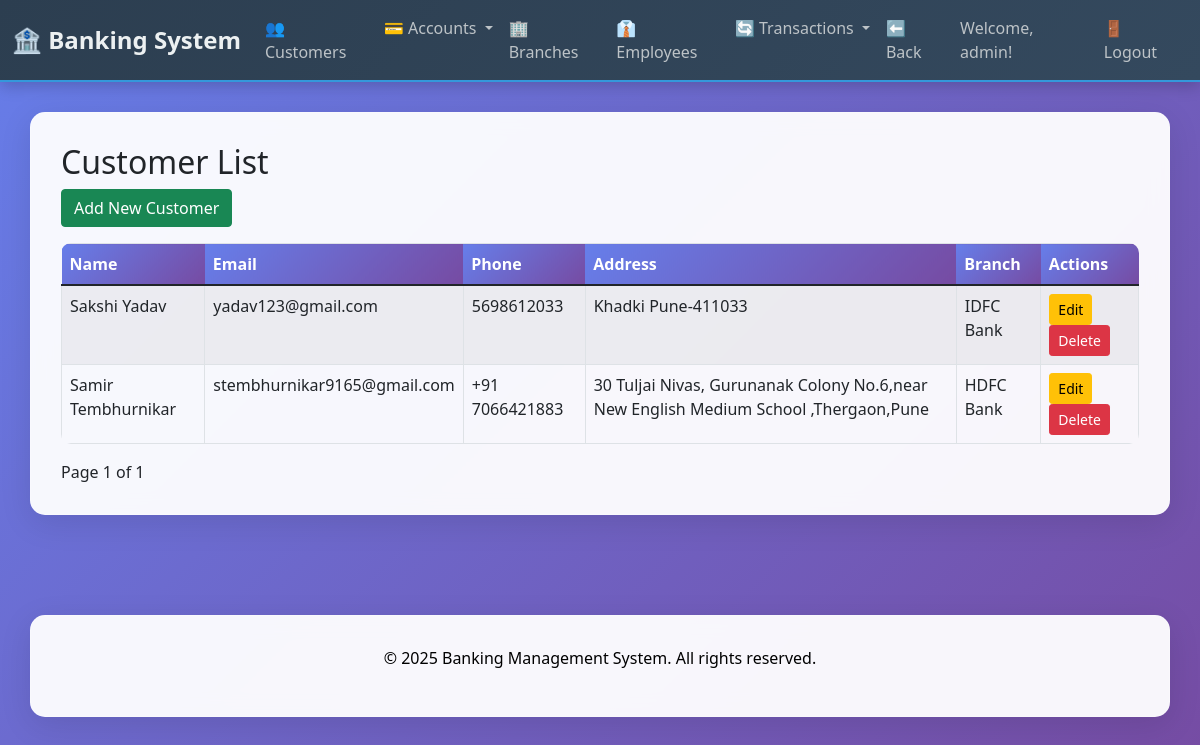
The page /customers/ (signed in) on the database its author committed.
### customers/models.py (models this page shows, shortened)
class Customer(models.Model):
    first_name = models.CharField(max_length=50)
    last_name = models.CharField(max_length=50)
    email = models.EmailField(unique=True)
    phone = models.CharField(max_length=15)
    address = models.TextField()
    created_at = models.DateTimeField(auto_now_add=True)
    branch = models.ForeignKey(Branch, on_delete=models.SET_NULL, null=True, blank=True, related_name='customers')

### branches/models.py (models this page shows)
class Branch(models.Model):
    name = models.CharField(max_length=100)
    address = models.TextField()
    city = models.CharField(max_length=50)
    contact_number = models.CharField(max_length=15)
    def __str__(self):
        return self.name

### customers/views.py (the view)
# urls.py: path('', views.customer_list, name='customer_list'),
@login_required
def customer_list(request):
    customers = Customer.objects.all().order_by('-created_at')
    paginator = Paginator(customers, 10)  # Show 10 per page
    page = request.GET.get('page')
    customers_page = paginator.get_page(page)
    return render(request, 'customers/customer_list.html', {'customers': customers_page})

### templates/customers/customer_list.html (shortened to what this page needs)
{% extends 'customers/base.html' %}
{% block content %}
<h2>Customer List</h2>
<a href="{% url 'customer_create' %}" class="btn btn-success mb-3">Add New Customer</a>
<table class="table table-bordered table-striped">
    <thead>
        <tr>
            <th>Name</th><th>Email</th><th>Phone</th><th>Address</th><th>Branch</th><th>Actions</th>
        </tr>
    </thead>
    <tbody>
        {% for customer in customers %}
        <tr>
            <td>{{ customer.first_name }} {{ customer.last_name }}</td>
            <td>{{ customer.email }}</td>
            <td>{{ customer.phone }}</td>
            <td>{{ customer.address }}</td>
            <td>{{ customer.branch }}</td>
            <td>
                <a href="{% url 'customer_update' customer.pk %}" class="btn btn-sm btn-warning">Edit</a>
                <a href="{% url 'customer_delete' customer.pk %}" class="btn btn-sm btn-danger">Delete</a>
            </td>
        </tr>
        {% empty %}
        <tr><td colspan="6">No customers found.</td></tr>
        {% endfor %}
    </tbody>
</table>
<div class="pagination">
    <span class="current">Page {{ customers.number }} of {{ customers.paginator.num_pages }}</span>
</div>
{% endblock %}

### templates/customers/base.html (shortened to what this page needs)
    <!DOCTYPE html>
    <html lang="en">
    <head>
        {% load static %}
        <link href="https://cdn.jsdelivr.net/npm/bootstrap@5.1.3/dist/css/bootstrap.min.css" rel="stylesheet">
    </head>
    <body>
        <nav class="navbar navbar-expand-lg navbar-dark">
            <div class="container-fluid">
                <a class="navbar-brand" href="{% url 'dashboard' %}">🏦 Banking System</a>
                <div class="collapse navbar-collapse" id="navbarNav">
                    <ul class="navbar-nav me-auto">
                        <li class="nav-item">
                            <a class="nav-link" href="{% url 'customer_list' %}">👥 Customers</a>
                        </li>
                        <li class="nav-item dropdown">
                            <a class="nav-link dropdown-toggle" href="#" id="accountDropdown" role="button" data-bs-toggle="dropdown">
                                💳 Accounts
                            </a>
                        </li>
                        <li class="nav-item">
                            <a class="nav-link" href="{% url 'branch_list' %}">🏢 Branches</a>
                        </li>
                        <li class="nav-item">
                            <a class="nav-link" href="{% url 'employee_list' %}">👔 Employees</a>
                        </li>
                        <li class="nav-item dropdown">
                            <a class="nav-link dropdown-toggle" href="#" id="transactionDropdown" role="button" data-bs-toggle="dropdown">
                                🔄 Transactions
                            </a>
                        </li>
                        {% block back_button %}
                        <li class="nav-item">
                            <a class="nav-link" href="javascript:history.back()">⬅️ Back</a>
                        </li>
                        {% endblock %}
                    </ul>
                    <ul class="navbar-nav">
                        {% if user.is_authenticated %}
                            <li class="nav-item">
                                <span class="nav-link">Welcome, {{ user.username }}!</span>
                            </li>
                            <li class="nav-item">
                                <a class="nav-link" href="{% url 'logout' %}">🚪 Logout</a>
                            </li>
                        {% else %}
                            <li class="nav-item">
                                <a class="nav-link" href="{% url 'login' %}">🔐 Login</a>
                            </li>
                        {% endif %}
                    </ul>
                </div>
            </div>
        </nav>
        <div class="container">
            {% block content %}{% endblock %}
        </div>
        <footer class="footer">
            <div class="container">
                <p>&copy; 2025 Banking Management System. All rights reserved.</p>
            </div>
        </footer>
    </body>
</html>

### templates/customers/base.html (style rules this page uses)
body { background: linear-gradient(135deg, #667eea 0%, #764ba2 100%); min-height: 100vh; font-family: 'Segoe UI', Tahoma, Geneva, Verdana, sans-serif; }
.navbar { background: linear-gradient(135deg, #2c3e50 0%, #34495e 100%) !important; box-shadow: 0 4px 15px rgba(0,0,0,0.2); border-bottom: 2px solid #3498db; }
.navbar-brand { font-weight: bold; font-size: 1.5em; color: #ecf0f1 !important; }
.nav-link { color: #bdc3c7 !important; transition: all 0.3s ease; font-weight: 500; }
.container { background: rgba(255, 255, 255, 0.95); border-radius: 15px; padding: 30px; margin-top: 30px; margin-bottom: 30px; box-shadow: 0 8px 32px rgba(0,0,0,0.1); backdrop-filter: blur(10px); border: 1px solid rgba(255, 255, 255, 0.18); }
.table { border-radius: 10px; overflow: hidden; }
.table thead th { background: linear-gradient(135deg, #667eea 0%, #764ba2 100%); color: white; border: none; }
.footer { text-align: center; padding: 20px; color: black; margin-top: 50px; }

### rows shown on the page
Customer: first_name "Sakshi", last_name "Yadav", email "yadav123@gmail.com", phone "5698612033", address "Khadki Pune-411033", branch "IDFC Bank"
Customer: first_name "Samir", last_name "Tembhurnikar", email "stembhurnikar9165@gmail.com", phone "+91 7066421883", address "30 Tuljai Nivas, Gurunanak Colony No.6,near New English Medium School ,Thergaon,Pune", branch "HDFC Bank"

### other values the page prints
{{ user.username }} "admin"
{{ customers.number }} "1"
{{ customers.paginator.num_pages }} "1"
